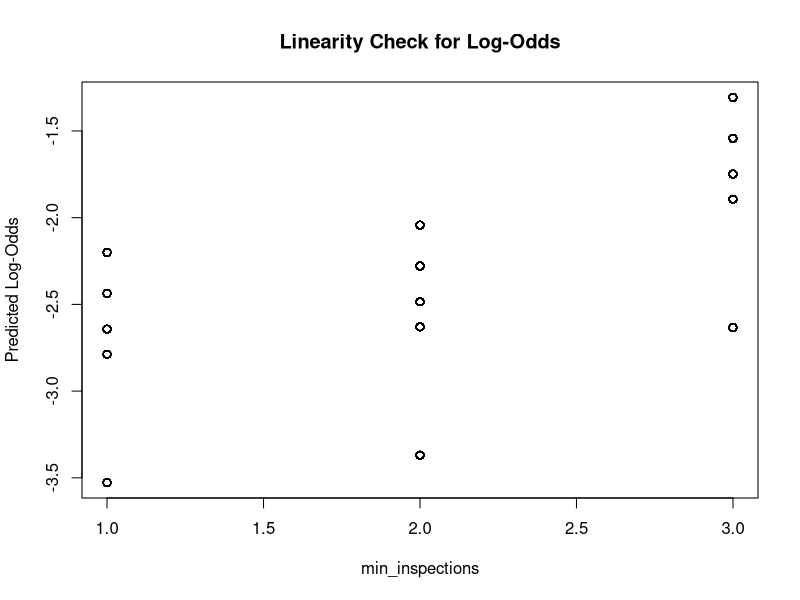

Here is the R script that generated this plot: (Note: this script raises an error after producing the figure.)
#### Preamble ####
# Purpose: Make models of the data to generate inferential statistics
# Author: Michelle Ji
# Date: 12 November 2024
# Contact: michelle.ji@mail.utoronto.ca
# Prerequisite:  Run 02-download_data.R, 03-clean_data.R

#### Work space set up ####
library(tidyverse)
library(VGAM)
library(car)
dinesafe_data <- read_csv("02-analysis_data.csv")


#### Model ####
# convert categorical variables into factor
dinesafe_data$severity <- as.factor(dinesafe_data$severity) 
dinesafe_data$establishment_type <- as.factor(dinesafe_data$establishment_type)
dinesafe_data$min_inspections <- as.factor(dinesafe_data$min_inspections)

# fit multinomial logistic regression model
dinesafe_model <- vglm(severity ~ min_inspections + establishment_type, 
              data = dinesafe_data, family = multinomial)
summary(dinesafe_model)

#### Model Validation ####
# independence of observations
# we can assume independent observations since each of the observations is a separate
# restaurant or individual violation of dinesafe. the restaurants 
# do not have any relationship with each other

# linearity in log odds -- we see a linear relationship with the numerical variable
# of min_inspections to log odds. the vertical lines are due to the fact that min_inspections only takes 3 possible distinct values 
# we likely can only use this to check since the other predictor is categorical

dinesafe_data$min_inspections <- as.numeric(as.character(dinesafe_data$min_inspections))
fitted_probs <- fitted(dinesafe_model, type = "response")
log_odds <- log(fitted_probs[, 1] / fitted_probs[, 3])

plot(dinesafe_data$min_inspections, log_odds, 
     xlab = "min_inspections", ylab = "Predicted Log-Odds", 
     main = "Linearity Check for Log-Odds")


# no multicollinearity

#if we look at the correlation, the only concern is between min_inspections3 and min_inspections2. 
# however, they are the same variable, R is just treating them as different for the sake of their 
# different levels. we can say that there is not significant multicollinearity with the model. 

#make dummies so that we can look at establishment_type as "numerical" to look at correlation/multicollinearity
dummies <- model.matrix(severity ~ min_inspections + establishment_type - 1, data = dinesafe_data)
lm_model <- lm(severity ~ dummies, data = dinesafe_data)
cor(dummies)


# sufficient sample size
# there are 18,771 observations so the sample size is sufficient enough

# can look at residual deviance to see if model is reasonable
null_model <- vglm(severity ~ 1, family = multinomial(), data = dinesafe_data)
deviance_null <- deviance(null_model)  # Null model deviance
deviance_model <- deviance(dinesafe_model)  # Your model deviance
difference <- deviance_null - deviance_model
difference

df_difference <- 2
# Calculate p-value using chi-squared distribution
p_value <- 1 - pchisq(difference, df = df_difference)
p_value

# p value is 0, meaning that the model is better than the null model with 
# a very small chance that the observed improvement in deviance is due to random chance


#### Save Model ####
saveRDS(
  dinesafe_model,
  file = "models/dinesafe_model.rds"
)
